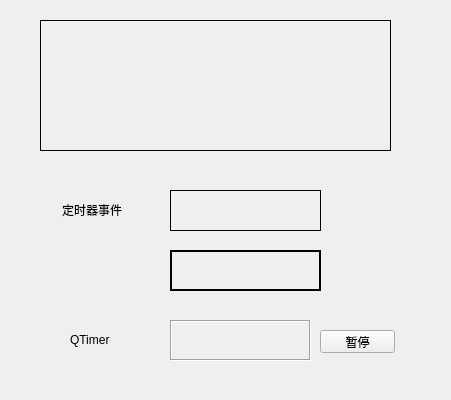
<?xml version="1.0" encoding="UTF-8"?>
<ui version="4.0">
 <class>Widget</class>
 <widget class="QWidget" name="Widget">
  <property name="geometry">
   <rect>
    <x>0</x>
    <y>0</y>
    <width>451</width>
    <height>400</height>
   </rect>
  </property>
  <property name="windowTitle">
   <string>Widget</string>
  </property>
  <widget class="MyLabel" name="label">
   <property name="geometry">
    <rect>
     <x>40</x>
     <y>20</y>
     <width>351</width>
     <height>131</height>
    </rect>
   </property>
   <property name="frameShape">
    <enum>QFrame::Box</enum>
   </property>
   <property name="text">
    <string/>
   </property>
  </widget>
  <widget class="QLabel" name="label_2">
   <property name="geometry">
    <rect>
     <x>170</x>
     <y>190</y>
     <width>151</width>
     <height>41</height>
    </rect>
   </property>
   <property name="frameShape">
    <enum>QFrame::Panel</enum>
   </property>
   <property name="text">
    <string/>
   </property>
  </widget>
  <widget class="QLabel" name="label_3">
   <property name="geometry">
    <rect>
     <x>170</x>
     <y>250</y>
     <width>151</width>
     <height>41</height>
    </rect>
   </property>
   <property name="frameShape">
    <enum>QFrame::WinPanel</enum>
   </property>
   <property name="text">
    <string/>
   </property>
  </widget>
  <widget class="QLabel" name="label_4">
   <property name="geometry">
    <rect>
     <x>170</x>
     <y>320</y>
     <width>141</width>
     <height>41</height>
    </rect>
   </property>
   <property name="frameShape">
    <enum>QFrame::Box</enum>
   </property>
   <property name="frameShadow">
    <enum>QFrame::Sunken</enum>
   </property>
   <property name="text">
    <string/>
   </property>
  </widget>
  <widget class="QPushButton" name="pushButton">
   <property name="geometry">
    <rect>
     <x>320</x>
     <y>330</y>
     <width>75</width>
     <height>23</height>
    </rect>
   </property>
   <property name="text">
    <string>暂停</string>
   </property>
  </widget>
  <widget class="QLabel" name="label_5">
   <property name="geometry">
    <rect>
     <x>62</x>
     <y>200</y>
     <width>81</width>
     <height>20</height>
    </rect>
   </property>
   <property name="text">
    <string>定时器事件</string>
   </property>
  </widget>
  <widget class="QLabel" name="label_6">
   <property name="geometry">
    <rect>
     <x>70</x>
     <y>330</y>
     <width>63</width>
     <height>20</height>
    </rect>
   </property>
   <property name="text">
    <string>QTimer</string>
   </property>
  </widget>
 </widget>
 <layoutdefault spacing="6" margin="11"/>
 <customwidgets>
  <customwidget>
   <class>MyLabel</class>
   <extends>QLabel</extends>
   <header location="global">mylabel.h</header>
  </customwidget>
 </customwidgets>
 <resources/>
 <connections/>
</ui>
